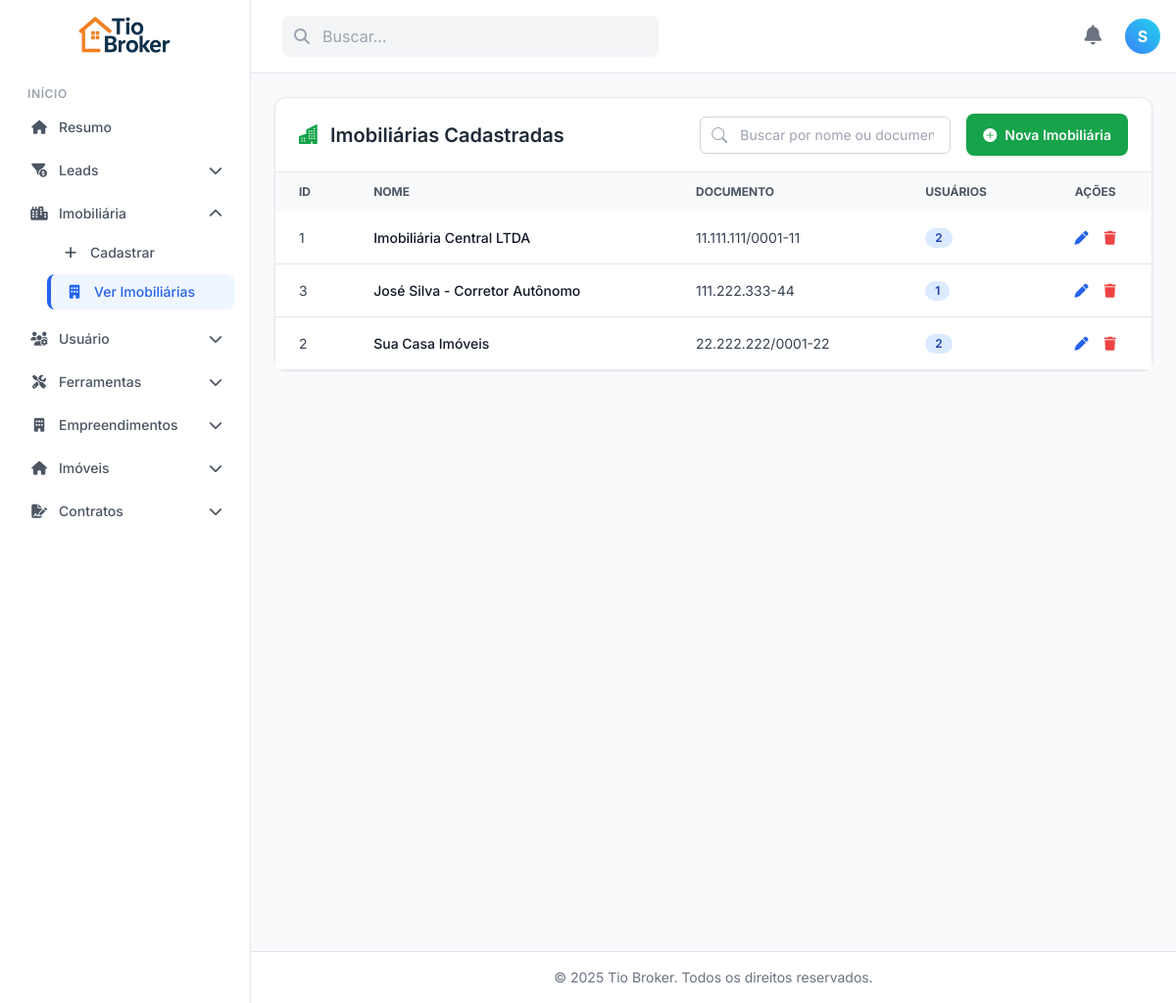
Page /views/imobiliarias/listar_imobiliaria.php (signed in) on the committed database.
### tables this page shows
CREATE TABLE imobiliaria (
    id_imobiliaria INT AUTO_INCREMENT PRIMARY KEY,
    tipo_pessoa CHAR(1) NOT NULL DEFAULT 'J' COMMENT 'F = Física | J = Jurídica',
    nome VARCHAR(255) NOT NULL,
    cnpj VARCHAR(18) NULL,
    cpf VARCHAR(14) NULL,
    is_deleted TINYINT(1) NOT NULL DEFAULT 0,  
    created_at TIMESTAMP DEFAULT CURRENT_TIMESTAMP,
    updated_at TIMESTAMP DEFAULT CURRENT_TIMESTAMP ON UPDATE CURRENT_TIMESTAMP
);

### views/imobiliarias/listar_imobiliaria.php (called while the page is built, shortened)
<?php
require_once __DIR__ . '/../../config/config.php';
require_once __DIR__ . '/../../models/Imobiliaria.php';
$imobiliariaModel = new Imobiliaria($connection);
$itens_por_pagina = 10;
$pagina_atual = isset($_GET['pagina']) ? (int) $_GET['pagina'] : 1;
$filtro = $_GET['filtro'] ?? '';
$lista = $imobiliariaModel->listarPaginado($pagina_atual, $itens_por_pagina, $filtro);
include '../layout/template_base.php';

### models/Imobiliaria.php (called while the page is built, shortened)
<?php
class Imobiliaria
{
    private $conn;
    public function __construct($conn)
    {
        $this->conn = $conn;
    }
    public function listarPaginado($pagina_atual, $limite, $filtro = null)
    {
        $offset = ($pagina_atual - 1) * $limite;
        $sql = "
            SELECT i.*, COUNT(u.id_usuario) as total_usuarios
            FROM imobiliaria i
            LEFT JOIN usuario u ON i.id_imobiliaria = u.id_imobiliaria AND u.is_deleted = 0
            WHERE i.is_deleted = 0
        ";
        $params = [];
        $types = '';
        $sql .= " GROUP BY i.id_imobiliaria ORDER BY i.nome ASC LIMIT ? OFFSET ?";
        $params[] = $limite;
        $params[] = $offset;
        $types .= "ii";
        $stmt = $this->conn->prepare($sql);
        $stmt->bind_param($types, ...$params);
        $stmt->execute();
        $resultado = $stmt->get_result();
        return $resultado ? $resultado->fetch_all(MYSQLI_ASSOC) : [];
    }
}

### views/imobiliarias/listar_imobiliaria_content.php (the view, shortened to what this page needs)
<?php
function formatarDocumentoParaExibicao($documento, $tipo) {
    $docLimpo = preg_replace('/[^0-9]/', '', $documento);
    if ($tipo === 'F') {
        if (strlen($docLimpo) === 11) {
            return substr($docLimpo, 0, 3) . '.' . substr($docLimpo, 3, 3) . '.' . substr($docLimpo, 6, 3) . '-' . substr($docLimpo, 9, 2);
        }
    } elseif ($tipo === 'J') {
        if (strlen($docLimpo) === 14) {
            return substr($docLimpo, 0, 2) . '.' . substr($docLimpo, 2, 3) . '.' . substr($docLimpo, 5, 3) . '/' . substr($docLimpo, 8, 4) . '-' . substr($docLimpo, 12, 2);
        }
    }
    return $documento;
}
?>
<link rel="stylesheet" href="https://cdnjs.cloudflare.com/ajax/libs/font-awesome/6.5.1/css/all.min.css">
<link rel="stylesheet" href="https://cdn.jsdelivr.net/npm/bootstrap-icons@1.11.3/font/bootstrap-icons.min.css">
<script src="https://cdn.tailwindcss.com"></script>
<div class="crm-card">
    <div class="crm-header">
        <h2 class="crm-title">
            <i class="bi bi-buildings-fill"></i>
            <span>Imobiliárias Cadastradas</span>
        </h2>
        <div class="flex flex-col lg:flex-row items-stretch lg:items-center gap-4 w-full lg:w-auto">
            <form method="GET" action="listar_imobiliaria.php" class="flex items-center gap-2">
                <div class="relative">
                    <i class="bi bi-search absolute left-3 top-1/2 -translate-y-1/2 text-gray-400"></i>
                    <input type="text" name="filtro" class="w-full md:w-64 border border-gray-300 rounded-md pl-10 pr-4 py-2 text-sm focus:outline-none focus:ring-2 focus:ring-blue-500" placeholder="Buscar por nome ou documento..." value="<?= htmlspecialchars($filtro ?? '') ?>">
                </div>
            </form>
            <a href="cadastrar_imobiliaria.php" class="crm-btn crm-btn-primary">
                <i class="bi bi-plus-circle-fill"></i>
                <span>Nova Imobiliária</span>
            </a>
        </div>
    </div>
    <div class="overflow-x-auto">
        <table class="min-w-full bg-white text-sm text-left text-gray-700">
            <thead class="bg-gray-50 text-xs uppercase font-semibold text-gray-600">
                <tr>
                    <th class="px-6 py-3">ID</th>
                    <th class="px-6 py-3">Nome</th>
                    <th class="px-6 py-3">Documento</th>
                    <th class="px-6 py-3">Usuários</th>
                    <th class="px-6 py-3 text-center">Ações</th>
                </tr>
            </thead>
            <tbody class="divide-y divide-gray-200">
                <?php if (!empty($lista)): ?>
                    <?php foreach ($lista as $item): ?>
                        <tr class="hover:bg-gray-50">
                            <td class="px-6 py-4"><?= $item['id_imobiliaria'] ?></td>
                            <td class="px-6 py-4 font-medium text-gray-900"><?= htmlspecialchars($item['nome']) ?></td>
                            <td class="px-6 py-4">
                                <?php
                                    $documento = !empty($item['cpf']) ? $item['cpf'] : $item['cnpj'];
                                    $tipo = !empty($item['cpf']) ? 'F' : 'J';
                                    echo htmlspecialchars(formatarDocumentoParaExibicao($documento, $tipo));
                                ?>
                            </td>
                            <td class="px-6 py-4">
                                <span class="inline-block bg-blue-100 text-blue-800 text-xs font-semibold px-2.5 py-0.5 rounded-full">
                                    <?= $item['total_usuarios'] ?>
                                </span>
                            </td>
                            <td class="px-6 py-4 text-center">
                                <div class="flex justify-center gap-4">
                                    <a href="editar_imobiliaria.php?id=<?= $item['id_imobiliaria'] ?>" class="text-blue-600 hover:text-blue-800" title="Editar">
                                        <i class="fas fa-pen"></i>
                                    </a>
                                    <a href="../../controllers/ImobiliariaController.php?excluir=<?= $item['id_imobiliaria'] ?>" class="text-red-500 hover:text-red-700 btn-excluir" title="Excluir">
                                        <i class="fas fa-trash"></i>
                                    </a>
                                </div>
                            </td>
                        </tr>
                    <?php endforeach; ?>
                <?php else: ?>
                    <tr>
                        <td colspan="5" class="px-6 py-10 text-center text-gray-400">Nenhuma imobiliária encontrada.</td>
                    </tr>
                <?php endif; ?>
            </tbody>
        </table>
    </div>
</div>

### views/layout/template_base.php (style rules this page uses)
body { font-family: 'Inter', sans-serif; background-color: #f8fafc; }

### views/imobiliarias/listar_imobiliaria_content.php (style rules this page uses)
.crm-card { background-color: #ffffff; border-radius: 0.75rem; box-shadow: 0 1px 3px 0 rgb(0 0 0 / 0.07), 0 1px 2px -1px rgb(0 0 0 / 0.07); border: 1px solid #e5e7eb; }
.crm-header { padding: 1rem 1.5rem; display: flex; flex-direction: column; justify-content: space-between; align-items: flex-start; gap: 1rem; border-bottom: 1px solid #e5e7eb; }
.crm-title { font-size: 1.25rem; font-weight: 600; color: #1f2937; display: flex; align-items: center; gap: 0.75rem; }
.crm-title i { color: #16a34a; }
.crm-btn { display: inline-flex; align-items: center; justify-content: center; gap: 0.5rem; padding: 0.625rem 1rem; font-size: 0.875rem; font-weight: 600; border-radius: 0.5rem; border: 1px solid transparent; transition: all 0.2s ease-in-out; }
.crm-btn-primary { color: #ffffff; background-color: #16a34a; box-shadow: 0 1px 2px 0 rgb(0 0 0 / 0.05); }
@media (min-width: 1024px) { .crm-header { flex-direction: row; align-items: center; } }

### rows in the picture
imobiliaria: id_imobiliaria "1", nome "Imobiliária Central LTDA", cnpj "11.111.111/0001-11", total_usuarios "2"
imobiliaria: id_imobiliaria "3", nome "José Silva - Corretor Autônomo", cpf "111.222.333-44", total_usuarios "1"
imobiliaria: id_imobiliaria "2", nome "Sua Casa Imóveis", cnpj "22.222.222/0001-22", total_usuarios "2"

### other values in the picture
$primeiraLetra "S"
